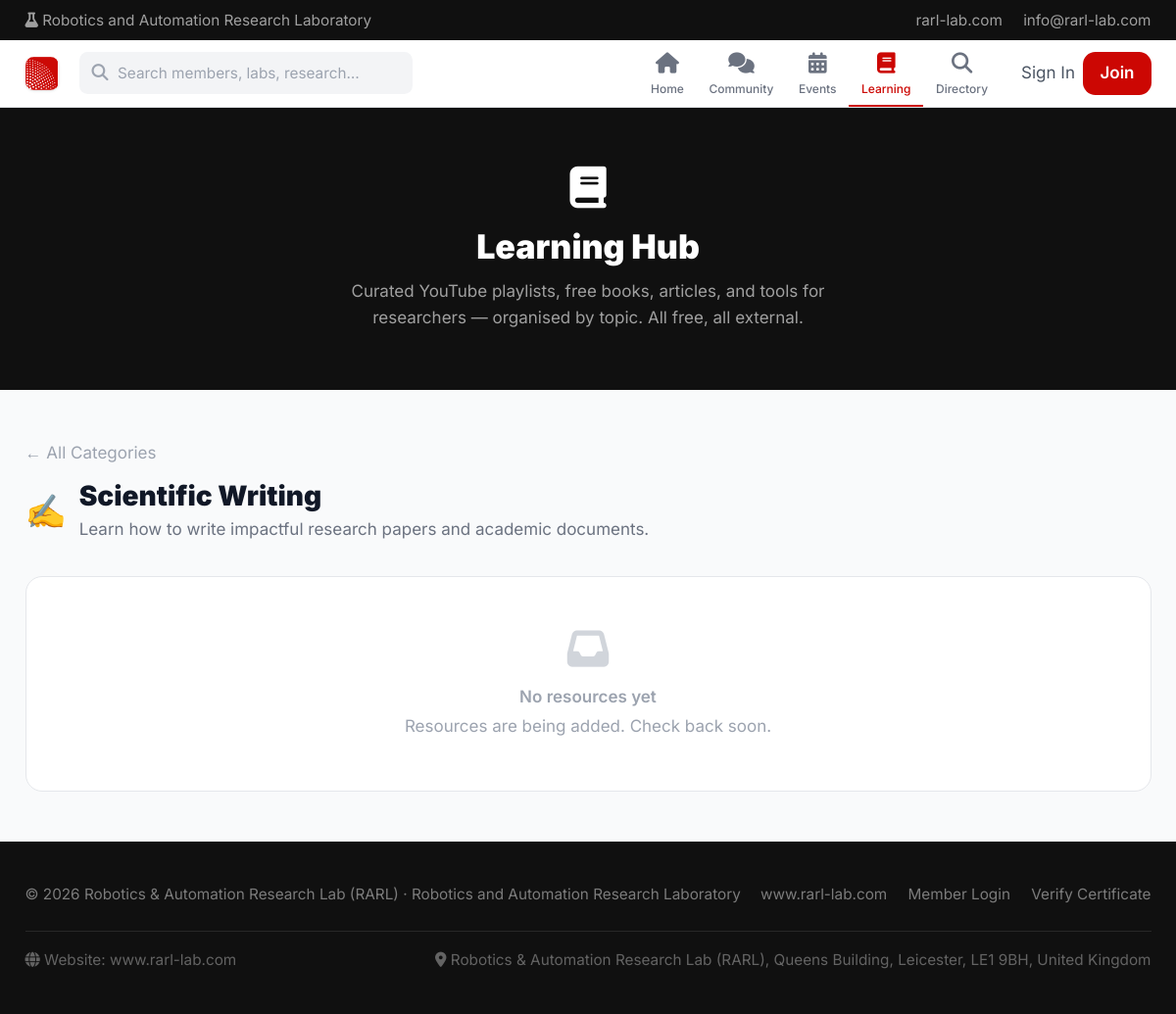
Page /resources.php?cat=scientific-writing on the committed database.
### tables this page shows
CREATE TABLE IF NOT EXISTS `resource_categories` (
  `id`            INT(11)      NOT NULL AUTO_INCREMENT,
  `name`          VARCHAR(255) NOT NULL,
  `slug`          VARCHAR(255) NOT NULL,
  `icon_emoji`    VARCHAR(10)  DEFAULT '📚',
  `description`   TEXT         DEFAULT NULL,
  `display_order` INT(11)      NOT NULL DEFAULT 0,
  `is_published`  TINYINT(1)   NOT NULL DEFAULT 1,
  PRIMARY KEY (`id`),
  UNIQUE KEY `slug` (`slug`)
);

### brand.php (called while the page is built, shortened)
<?php
function brandTailwindColors(): array {
    return [
        'rarl-red'      => BRAND_RED,
        'rarl-dark'     => BRAND_RED_DARK,
        'rarl-blue'     => BRAND_BLUE,
        'rarl-blue-dark'=> BRAND_BLUE_DARK,
        'rarl-navy'     => BRAND_INK,
        'rarl-mid'      => BRAND_INK_SOFT,
    ];
}
function brandTailwindConfigJson(): string {
    return json_encode(brandTailwindColors(), JSON_UNESCAPED_SLASHES);
}

### resources.php (the view, shortened to what this page needs)
<?php
require_once __DIR__ . '/functions.php';
$pdo = db();
$categories = $pdo->query("SELECT * FROM resource_categories WHERE is_published = 1 ORDER BY display_order")->fetchAll();
$catSlug    = trim($_GET['cat'] ?? '');
$activecat  = null;
$resources  = [];
if ($catSlug) {
    $cs = $pdo->prepare("SELECT * FROM resource_categories WHERE slug = ? AND is_published = 1");
    $cs->execute([$catSlug]);
    $activecat = $cs->fetch();
    if ($activecat) {
        $rs = $pdo->prepare("SELECT * FROM resources WHERE category_id = ? ORDER BY is_featured DESC, display_order ASC");
        $rs->execute([$activecat['id']]);
        $resources = $rs->fetchAll();
    }
}
echo htmlHead($activecat ? $activecat['name'] . ' Resources' : 'Learning Hub');
?>
<?= publicNav('resources') ?>
<section class="bg-rarl-navy text-white py-14 px-6 text-center">
  <div class="max-w-3xl mx-auto">
    <div class="text-4xl mb-4"><i class="fa-solid fa-book"></i></div>
    <h1 class="font-heading font-black text-3xl md:text-4xl mb-3">Learning Hub</h1>
    <p class="text-white/60 text-sm max-w-lg mx-auto">Curated YouTube playlists, free books, articles, and tools for researchers — organised by topic. All free, all external.</p>
  </div>
</section>
<div class="max-w-6xl mx-auto px-6 py-12">
  <?php if (!$activecat): ?>
  <h2 class="font-heading font-black text-xl text-gray-900 dark:text-white mb-7">Browse by Topic</h2>
  <div class="grid grid-cols-2 sm:grid-cols-3 lg:grid-cols-4 gap-4">
    <?php foreach ($categories as $cat): ?>
    <a href="resources.php?cat=<?= urlencode($cat['slug']) ?>"
      class="group block bg-white dark:bg-gray-900 border border-gray-200 dark:border-gray-700 rounded-2xl p-6 hover:-translate-y-1 hover:shadow-lg hover:border-rarl-red/40 transition-all relative">
      <?php if (($cat['access_level'] ?? 'public') === 'member'): ?>
      <span class="absolute top-3 right-3 text-[9px] font-bold uppercase tracking-wider px-2 py-0.5 rounded-full bg-amber-50 dark:bg-amber-900/20 text-amber-600 dark:text-amber-400"><i class="fa-solid fa-lock"></i> Premium</span>
      <?php endif; ?>
      <div class="text-3xl mb-3"><?= $cat['icon_emoji'] ?></div>
      <h3 class="font-heading font-bold text-sm text-gray-900 dark:text-white mb-1"><?= htmlspecialchars($cat['name']) ?></h3>
      <p class="text-gray-400 text-xs leading-relaxed mb-3"><?= htmlspecialchars(mb_strimwidth($cat['description'] ?? '', 0, 70, '…')) ?></p>
      <span class="text-[10px] font-bold text-rarl-red uppercase tracking-wider">View Resources →</span>
    </a>
    <?php endforeach; ?>
  </div>
  <?php else: ?>
  <div class="mb-8">
    <a href="resources.php" class="text-sm text-gray-400 hover:text-rarl-red transition-colors">← All Categories</a>
    <div class="flex items-center gap-3 mt-3">
      <div class="text-3xl"><?= $activecat['icon_emoji'] ?></div>
      <div>
        <h2 class="font-heading font-black text-2xl text-gray-900 dark:text-white"><?= htmlspecialchars($activecat['name']) ?></h2>
        <p class="text-gray-500 text-sm mt-0.5"><?= htmlspecialchars($activecat['description'] ?? '') ?></p>
      </div>
    </div>
  </div>
  <?php if (empty($resources)): ?>
  <div class="bg-white dark:bg-gray-900 border border-gray-200 dark:border-gray-700 rounded-2xl p-12 text-center text-gray-400">
    <i class="fa-solid fa-inbox text-4xl mb-3 text-gray-300"></i>
    <p class="font-semibold mb-1">No resources yet</p>
    <p class="text-sm">Resources are being added. Check back soon.</p>
  </div>
  <?php endif; ?>
  <?php endif; ?>
</div>
<?= publicFooter() ?>
</body></html>

### rows in the picture
resource_categories: icon_emoji "✍️", name "Scientific Writing", description "Learn how to write impactful research papers and academic documents."

### other values in the picture
$tagline "Robotics and Automation Research Laboratory"
$replyTo "info@rarl-lab.com"
$label "Home Community Events Learning Directory"
$siteName "Robotics & Automation Research Lab (RARL)"
